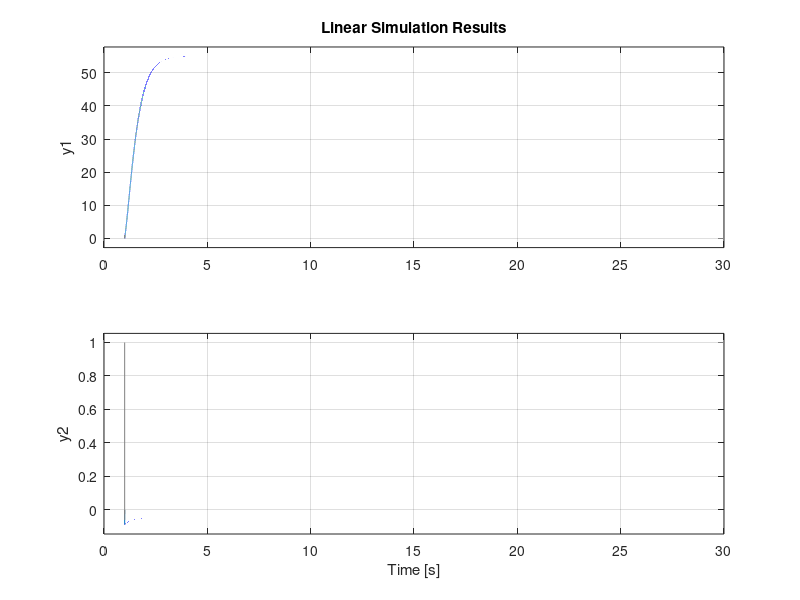

This chart was generated by the following MATLAB code:
%constantes
clear; clc; cla
%Constantes
fb=50; %frecuencia base
wb=2*pi*fb;%fercuencia angular base
Rs=0.004;
Rr=0.000549;
Xm=3.95279;
Rfd=0.2696;
Rkd=0.2696;
Xd=0.453;
Rkq2= 0.00549;
Rkq1= 0.00549;
Xmd=0.2;
Xmq=0.2;
Xss=0.4;
Xrr=0.0549;
Xkq1=0.549;
Xkq2=0.549;
Xkd=2696;
Xq=0.453;
Xfd=0.2696;

s= -0.0051; %para cada network


%condiciones
wr=0.8;
a=-0.06; %Vds de cada caso
b=0.998; %Vqs de cada caso
c=-0.025; %Vdf de cada caso




%dependientes
ws= wr/(s-1);%velocidad angular del estator
alpha1=(Xss*Xrr)-(s*(Xm)^2);
alpha2=Xm^2-s*Xss*Xrr;
Bs=Xm*Xss*(1-s);
Br=Xm*Xrr*(1-s);
o=(1-Xm^2)/(Xss*Xrr);
X1d=Xfd-Xmd^2/Xd;
X1q=Xkq1-Xmq^2/Xq;
X2d=Xmd-Xmd^2/Xd;
X2q=Xmq-Xmq^2/Xq;
X3d=Xkd-Xmd^2/Xd;
X3q=Xkq2^2-Xmq*Xq;
o1d=X1d*X3d-X2d^2;
o1q=X1q*X3q-X2q^2;

Xod=1/(Xd*o1d);
Xoq=1/(Xq*o1q);

o2d=Xfd*Xkd-Xmd^2;
o2q=Xkq1*Xkq2-Xmq^2;
o3d=Xmd*Xkd-Xmd^2;
o3q=Xmq*Xkq2-Xmq^2;
o4d=Xmd*Xfd-Xmd^2;
o4q=Xmq*Xkq1-Xmq^2;




A=[-wb*Rs*o2d*Xod,wr*Xq*o2d*Xod,-wb*Rfd*o3d*Xod,-wb*Rkd*o4d*Xod,-wr*Xmq*o2d*Xod,-wr*Xmq*o2d*Xod;-wr*Rs*o2q*Xoq,-wb*Rs*o2d*Xoq,wr*Xmd*o2q*Xoq,wr*Xmd*o2q*Xoq,-wb*Rkq1*o3q*Xoq,-wb*Rkq2*o4q*Xoq;-wb*Rs*o3d*Xod,wr*Xq*o3d*Xod,-wb*Rfd*Xd*X3d*Xod,wb*Rkd*Xd*X2d*Xod,-wr*Xmq*o3d*Xod,-wr*Xmq*o3d*Xod;-wb*Rs*o4d*Xod,wr*Xq*o4d*Xod,wb*Rfd*Xd*X2d*Xod,-wb*Rkd*Xd*X1d*Xod,-wr*Xmq*o4d*Xod,-wr*Xmq*o4d*Xod;-wr*Xd*o3q*Xoq,-wb*Rs*o3q*Xoq,wr*Xmd*o3q*Xoq,wr*Xmd*o3q*Xoq,-wb*Rkq1*Xq*X3q*Xoq,wb*Rkq2*Xq*X2q*Xoq;-wr*Xd*o4q*Xoq,-wb*Rs*o4q*Xoq,wr*Xmd*o4q*Xoq,wr*Xmd*o4q*Xoq,wb*Rkq1*Xq*X2q*Xoq,-wb*Rkq2*Xq*X1q*Xoq];
bmatriz=[o2d*Xod,0,o3d*Xod,o4d*Xod,0,0;0,o2q*Xoq,0,0,o3q*Xoq,o4q*Xoq;-o3d*Xod,0,-Xd*X3d*Xod,Xd*X2d*Xod,0,0];
B = -wb*transpose(bmatriz);
C=[1,0,0,0,0,0;0,1,0,0,0,0];
D=0;

dt = 0.0001;

F=ss(A,B,C,D);
t=0:dt:30;
Vds=(a*(t>=1));
Vqs=(b*(t>=1));
Vfd=(c*(t>=1));
u=[Vds;Vqs;Vfd];

lsim(F,u,t)
pause(0.1);
y=F
%salidas
%ids
y1=y(1,:);
%iqs
y2=y(2,:);
